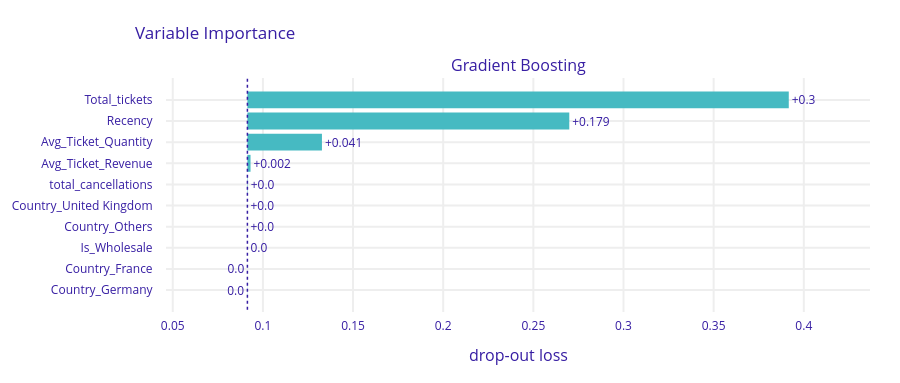

Notebook source saved alongside this figure:
### Markdown cell above
## 8. Modelo: explicabilidad
indicar las variables más relevantes del modelo. COn Dalex o más sencillo, los propios  tiene manera de obtener las variables:   
Ej. 

from xgboost import plot_importance
import matplotlib.pyplot as plt

plot_importance(model)
plt.show()

### Code cell
import dalex
import warnings
warnings.filterwarnings("ignore")
# Matrices procesadas a dataframes
X_train_df = pd.DataFrame(X_train, columns=df_modelo.drop(columns=['Purchase']).columns)
X_test_df = pd.DataFrame(X_test, columns=df_modelo.drop(columns=['Purchase']).columns)

# Explainer de dalex para el modelo de Gradient Boosting
explainer_gb = dalex.Explainer(best_gb, X_test_df, y_test, label="Gradient Boosting")

# Importancia global de las variables
importance_gb = explainer_gb.model_parts()
importance_gb.plot()

### Figure 1 — Plotly figure (JSON) as saved in the notebook; plotly's stock layout.template omitted (floating-point values rounded to 4 significant figures)
{"data": [{"base": 0.0914, "hoverinfo": "text", "hoverlabel": {"bgcolor": "rgba(0,0,0,0.8)"}, "hovertext": ["Model: Gradient Boosting loss after<br>variable: Total_tickets is permuted: 0.392<br>Drop-out loss change: +0.3", "Model: Gradient Boosting loss after<br>variable: Recency is permuted: 0.27<br>Drop-out loss change: +0.179", "Model: Gradient Boosting loss after<br>variable: Avg_Ticket_Quantity is permuted: 0.133<br>Drop-out loss change: +0.041", "Model: Gradient Boosting loss after<br>variable: Avg_Ticket_Revenue is permuted: 0.093<br>Drop-out loss change: +0.002", "Model: Gradient Boosting loss after<br>variable: total_cancellations is permuted: 0.092<br>Drop-out loss change: +0.0", "Model: Gradient Boosting loss after<br>variable: Country_United Kingdom is permuted: 0.091<br>Drop-out loss change: +0.0", "Model: Gradient Boosting loss after<br>variable: Country_Others is permuted: 0.091<br>Drop-out loss change: +0.0", "Model: Gradient Boosting loss after<br>variable: Is_Wholesale is permuted: 0.091<br>Drop-out loss change: -0.0", "Model: Gradient Boosting loss after<br>variable: Country_France is permuted: 0.091<br>Drop-out loss change: -0.0", "Model: Gradient Boosting loss after<br>variable: Country_Germany is permuted: 0.091<br>Drop-out loss change: -0.0"], "marker": {"color": "#46bac2"}, "orientation": "h", "showlegend": false, "text": ["+0.3", "+0.179", "+0.041", "+0.002", "+0.0", "+0.0", "+0.0", "0.0", "0.0", "0.0"], "textposition": "outside", "type": "bar", "x": [0.3003, 0.1785, 0.04135, 0.001732, 0.0002177, 2.792e-05, 8.038e-06, 0, -1.142e-05, -9.307e-05], "xaxis": "x", "y": ["Total_tickets", "Recency", "Avg_Ticket_Quantity", "Avg_Ticket_Revenue", "total_cancellations", "Country_United Kingdom", "Country_Others", "Is_Wholesale", "Country_France", "Country_Germany"], "yaxis": "y"}], "layout": {"annotations": [{"font": {"size": 16}, "showarrow": false, "text": "Gradient Boosting", "x": 0.5, "xanchor": "center", "xref": "paper", "y": 1, "yanchor": "bottom", "yref": "paper"}, {"font": {"size": 16}, "showarrow": false, "text": "drop-out loss", "x": 0.5, "xanchor": "center", "xref": "paper", "y": 0, "yanchor": "top", "yref": "paper", "yshift": -30}], "font": {"color": "#371ea3"}, "height": 383, "margin": {"b": 71, "r": 30, "t": 78}, "shapes": [{"line": {"color": "#371ea3", "dash": "dot", "width": 1.5}, "type": "line", "x0": 0.0914, "x1": 0.0914, "xref": "x", "y0": -1, "y1": 10, "yref": "y"}], "title": {"text": "Variable Importance", "x": 0.15}, "xaxis": {"anchor": "y", "automargin": true, "domain": [0, 1], "fixedrange": true, "gridwidth": 2, "range": [0.04625, 0.4367], "tickcolor": "white", "ticklen": 3, "ticks": "outside", "type": "linear", "zeroline": false}, "yaxis": {"anchor": "x", "automargin": true, "autorange": "reversed", "domain": [0, 1], "fixedrange": true, "gridwidth": 2, "tickcolor": "white", "ticklen": 10, "ticks": "outside", "type": "category"}}}
